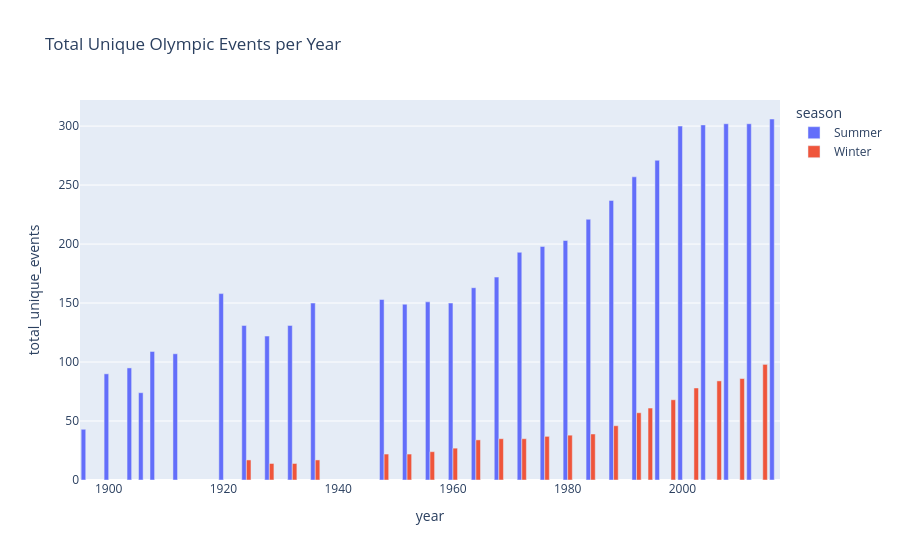

Here is the notebook cell this chart was saved with:
### Code cell
fig = px.bar(
    df_a_6_2, 
    x='year', 
    y='total_unique_events', 
    title='Total Unique Olympic Events per Year', 
    color='season',
    barmode='group')
fig.show()

### Figure 1 — Plotly figure (JSON) as saved in the notebook; plotly's stock layout.template omitted (floating-point values rounded to 4 significant figures)
{"data": [{"alignmentgroup": "True", "hovertemplate": "season=Summer<br>year=%{x}<br>total_unique_events=%{y}<extra></extra>", "legendgroup": "Summer", "marker": {"color": "#636efa", "pattern": {"shape": ""}}, "name": "Summer", "offsetgroup": "Summer", "orientation": "v", "showlegend": true, "textposition": "auto", "type": "bar", "x": [1896, 1900, 1904, 1906, 1908, 1912, 1920, 1924, 1928, 1932, 1936, 1948, 1952, 1956, 1960, 1964, 1968, 1972, 1976, 1980, 1984, 1988, 1992, 1996, 2000, 2004, 2008, 2012, 2016], "xaxis": "x", "y": [43, 90, 95, 74, 109, 107, 158, 131, 122, 131, 150, 153, 149, 151, 150, 163, 172, 193, 198, 203, 221, 237, 257, 271, 300, 301, 302, 302, 306], "yaxis": "y"}, {"alignmentgroup": "True", "hovertemplate": "season=Winter<br>year=%{x}<br>total_unique_events=%{y}<extra></extra>", "legendgroup": "Winter", "marker": {"color": "#EF553B", "pattern": {"shape": ""}}, "name": "Winter", "offsetgroup": "Winter", "orientation": "v", "showlegend": true, "textposition": "auto", "type": "bar", "x": [1924, 1928, 1932, 1936, 1948, 1952, 1956, 1960, 1964, 1968, 1972, 1976, 1980, 1984, 1988, 1992, 1994, 1998, 2002, 2006, 2010, 2014], "xaxis": "x", "y": [17, 14, 14, 17, 22, 22, 24, 27, 34, 35, 35, 37, 38, 39, 46, 57, 61, 68, 78, 84, 86, 98], "yaxis": "y"}], "layout": {"barmode": "group", "legend": {"title": {"text": "season"}, "tracegroupgap": 0}, "title": {"text": "Total Unique Olympic Events per Year"}, "xaxis": {"anchor": "y", "domain": [0, 1], "title": {"text": "year"}}, "yaxis": {"anchor": "x", "domain": [0, 1], "title": {"text": "total_unique_events"}}}}
